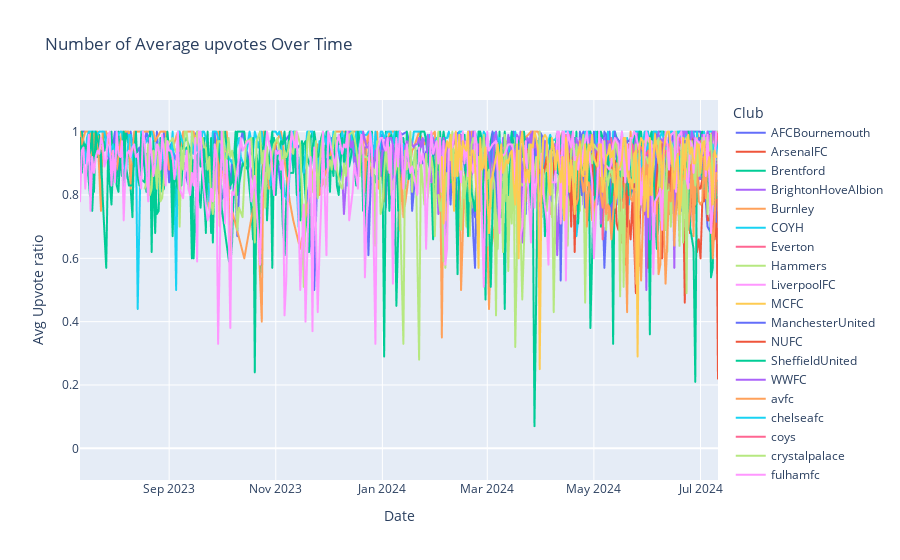

The notebook cell saved with this chart:
### Code cell
ur_df = df.groupby(['name','date'])['upvote_ratio'].mean().reset_index(name='mean_upvote_ratio').round(2)

fig = px.line(ur_df, x='date', y='mean_upvote_ratio', color='name', title='Number of Average upvotes Over Time')

# Customize layout
fig.update_layout(
    xaxis_title='Date',
    yaxis_title='Avg Upvote ratio',
    legend_title='Club',
    yaxis=dict(
        range=[-0.1, ur_df['mean_upvote_ratio'].max() + 0.1]  # Set y-axis range from -5 to max value + 5
    )
)


# Show the plot
fig.show()
